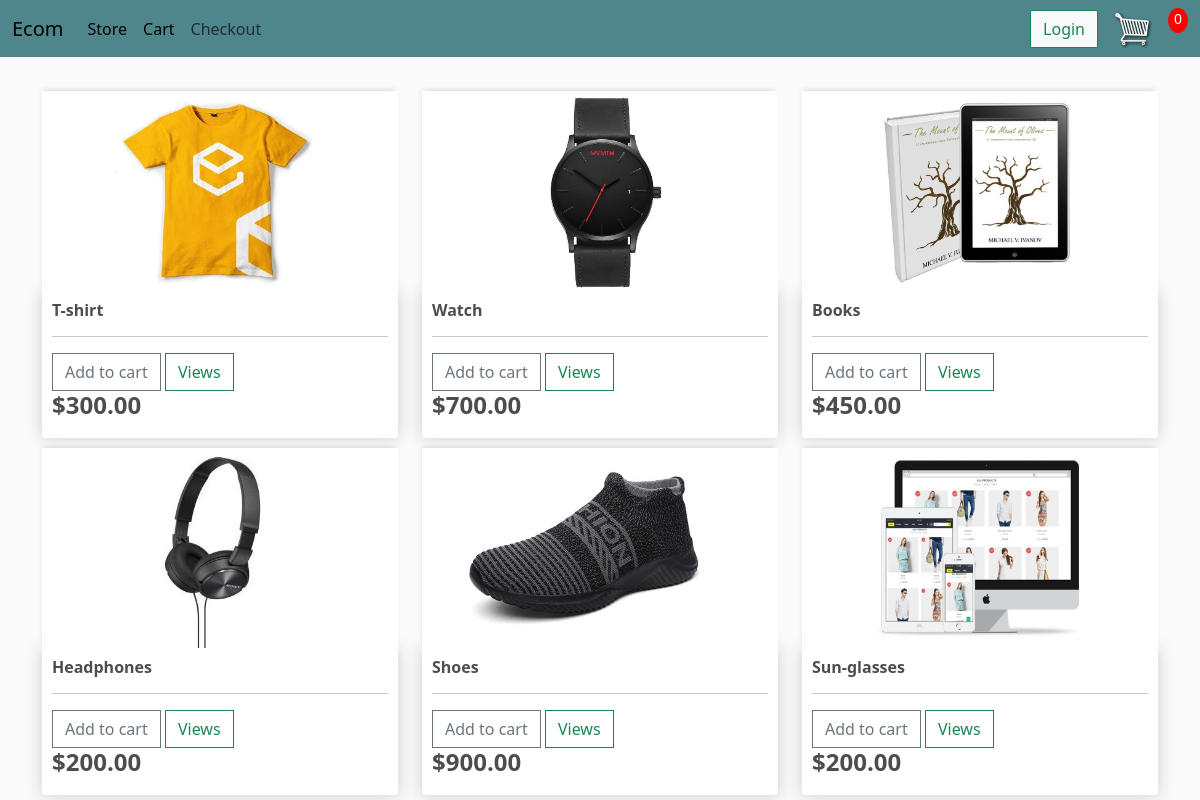
The page / on the database its author committed.
### store/models.py (models this page shows, shortened)
class Product (models.Model):
    name = models.CharField(max_length=200 , null = True)
    price = models.FloatField()
    digital = models.BooleanField(default=False , null=True , blank= False)
    image = models.ImageField(null=True , blank =True)
    @property
    def imageURL(self):
        try:
            url=self.image.url
        except:
            url= " "
        return url

### store/views.py (the view)
# urls.py: path('', include("store.urls"))
def store(request):
    products = Product.objects.all()
    context = {'products':products}
    return render(request ,"store/store.html" , context)

### store/templates/store/store.html (shortened to what this page needs)
<!DOCTYPE html>
<html lang="en">
<head>
</head>
<body>
    {% extends "store/main.html" %}
    {%load static%}
    {% block content%}
    <div class="row">
        {%for product in products%}
		<div class="col-lg-4">
            <img class = "thumbnail" src = "{{product.imageURL}}">
			<div class="box-element product">
                <h6><strong>{{product.name}}</strong></h6>
                <hr>
                <button class= "btn btn-outline-secondary add-btn">Add to cart</button>
                <a class="btn btn-outline-success" href="#">Views</a>
                <h4 styles = "display: inline-block;float:right"><strong>${{product.price|floatformat:2}}</strong></h4>
			</div>
		</div>
        {% endfor %}
	</div>
    {% endblock content%}

### store/templates/store/main.html (shortened to what this page needs)
<!DOCTYPE html>
{% load static%}
<html lang="en">
<head>
    <link href="https://cdn.jsdelivr.net/npm/bootstrap@5.3.3/dist/css/bootstrap.min.css" rel="stylesheet">
    <link rel="stylesheet" type="text/css" href="{% static 'css/main.css' %}">
</head>
<body>
    <nav class="navbar navbar-expand-lg navbar-light bg-dark">
        <div class="container-fluid">
          <a class="navbar-brand" href="{% url "store"%}">Ecom</a>
          <div class="collapse navbar-collapse" id="navbarSupportedContent">
            <ul class="navbar-nav me-auto mb-2 mb-lg-0">
              <li class="nav-item">
                <a class="nav-link active" aria-current="page" href="{%url "store"%}">Store</a>
              </li>
              <li class="nav-item">
                <a class="nav-link active" aria-current="page" href="{%url "cart"%}">Cart</a>
              </li>
              <li class="nav-item">
                <a class="nav-link" href="{%url "checkout"%}">Checkout</a>
              </li>
                </ul>
            <form class="d-flex bg-light">
              <button class="btn btn-outline-success" type="submit">Login</button>
            </form>
            <a href="{% url 'cart'%}">
              <img id ="cart-icon" src="{% static 'images/cart.png'%}">
            </a>
            <p id ="cart-total">0</p>
          </div>
        </div>
      </nav>
       <div class="container">
              <br>
              {% block content %}
              {% endblock content %}
           </div>
</body>
</html>

### static/css/main.css (style rules this page uses)
body { background-color: hsl(0, 0%, 98%); }
h1,h2,h3,h4,h5,h6 { color:hsl(0, 0%, 30%); }
.box-element { box-shadow:hsl(0, 0%, 80%) 0 0 16px; background-color: #fff; border-radius: 4px; padding: 10px; }
.thumbnail { width: 100%; height: 200px; -webkit-box-shadow: -1px -3px 5px -2px rgba(214,214,214,1); -moz-box-shadow: -1px -3px 5px -2px rgba(214,214,214,1); box-shadow: -1px -3px 5px -2px rgba(214,214,214,1); }
.product { border-radius: 0 0 4px 4px; }
.bg-dark { background-color: #4f868c!important; }
#cart-icon { width:40px; vertical-align : middle; margin-left: 15px; }
#cart-total { display: block; text-align: center; color:#fff; background-color: red; width: 20px; height: 25px; border-radius: 50%; margin-left: 15px; font-size: 14px; }
.col-lg-4, .col-lg-6, .col-lg-8, .col-lg-12 { margin-top: 10px; }
.btn { border-radius: 0; }

### rows shown on the page
Product: imageURL (picture), name "T-shirt", price "300.00"
Product: imageURL (picture), name "Watch", price "700.00"
Product: imageURL (picture), name "Books", price "450.00"
Product: imageURL (picture), name "Headphones", price "200.00"
Product: imageURL (picture), name "Shoes", price "900.00"
Product: imageURL (picture), name "Sun-glasses", price "200.00"
